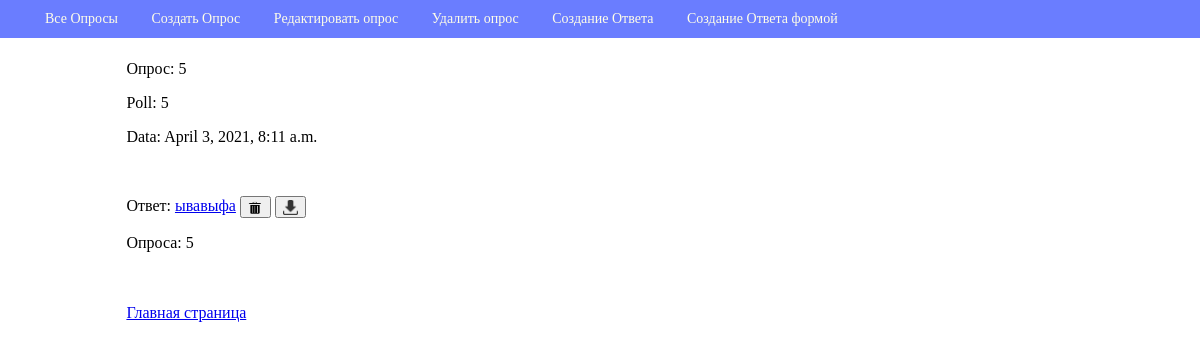
The page /poll/poll/5/ on the database its author committed.
### webapp/models.py (models this page shows, shortened)
class Poll(models.Model):
    question = models.TextField(max_length=2000, null=False, blank=False, verbose_name="Вопрос")
    created_at = models.DateTimeField(auto_now_add=True, verbose_name='Время создания')
    class Meta:
        db_table = 'Polls'
        verbose_name = 'вопрос'
        verbose_name_plural = 'вопросы'

class Choice(models.Model):
    text = models.TextField(max_length=2000, null=False, blank=False, verbose_name="Вариант ответа")
    poll = models.ForeignKey("webapp.Poll", related_name='poll', on_delete=models.CASCADE,
                             verbose_name="Опрос")

### webapp/views/poll.py (the view)
# urls.py: path('poll/<int:pk>/', PollView.as_view(), name='poll_view'),
class PollView(DetailView):
    model = Poll
    template_name = 'poll/view.html'
    context_object_name = 'poll'

### webapp/templates/poll/view.html (shortened to what this page needs)
{% extends "base.html" %}
{% load static %}
{% block menu %}
    <li><a href="{% url "poll_update" poll.id %}">Редактировать опрос</a></li>
    <li><a href="{% url "poll_delete" poll.id %}">Удалить  опрос </a></li>
        <li><a href="{% url "poll_choice_add" poll.id %}">Cоздание Ответа </a></li>
            <li><a href="{% url "answer_add" poll.id %}">Cоздание Ответа формой </a></li>
{% endblock menu %}
{% block page_header %}Опрос: {{ poll.id }}{% endblock page_header %}
{% block content %}
    <p> Poll: {{ poll.question }}</p>
    <p>Data: {{ poll.created_at}}</p>
    {% for choice in poll.poll.all %}
        <div class="panel">
        <p>Ответ:  <a href="{% url 'view' choice.id %}">{{ choice.text }}</a>
        <button><a href="{% url "delete" choice.id %}">
            <img src="{% static "img/delete.png"  %}
    "width="15" height="15" alt="delete" style="vertical-align: middle"> </a> </button>
            <button><a href="{% url "update" choice.id %}">
            <img src="{% static "img/update.png"  %}
    "width="15" height="15" alt="delete" style="vertical-align: middle"> </a> </button>
        </p><p>
        Опроса: {{ choice.poll.question }}<br/>
        </p>
        </div>
    {% endfor %}
    <a href="{% url "poll_list" %}">Главная страница</a>
{% endblock %}

### webapp/static/css/style.css (style rules this page uses)
body { margin-top: 60px; }

### webapp/static/css/navbar.css (style rules this page uses)
.menu li { display: inline-block; }
.menu a { display: inline-block; text-decoration: none; color: inherit; padding: 5px 15px; }

### rows shown on the page
Poll: id "5", question "5", created_at "April 3, 2021, 8:11 a.m."
Choice: text "ывавыфа", poll.question "5"
